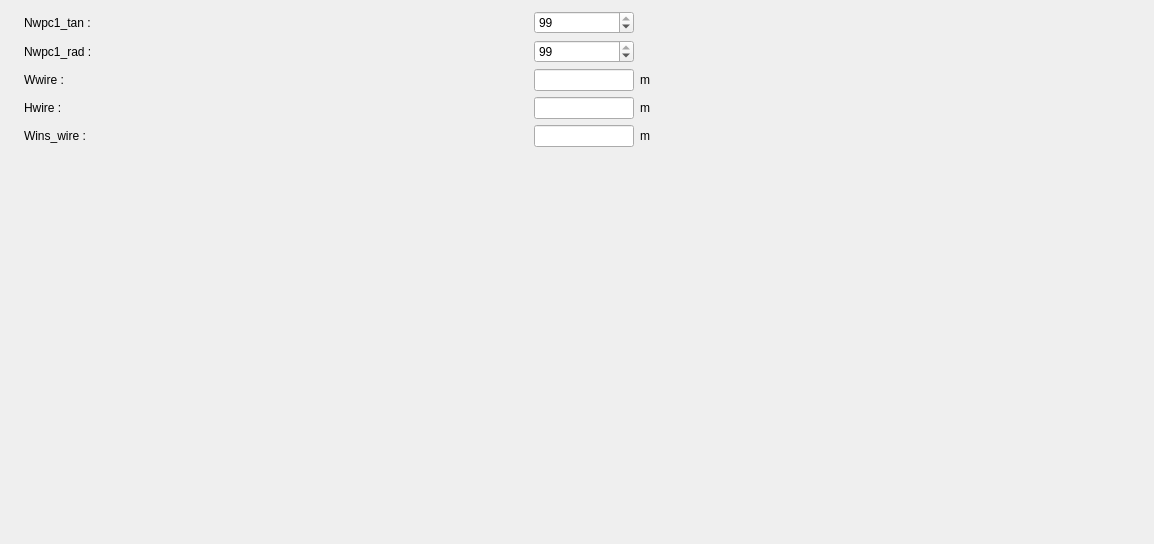
<?xml version="1.0" encoding="UTF-8"?>
<ui version="4.0">
 <class>PCondType11</class>
 <widget class="QWidget" name="PCondType11">
  <property name="geometry">
   <rect>
    <x>0</x>
    <y>0</y>
    <width>1154</width>
    <height>544</height>
   </rect>
  </property>
  <property name="windowTitle">
   <string>Form</string>
  </property>
  <layout class="QHBoxLayout" name="horizontalLayout">
   <item>
    <widget class="QLabel" name="img_cond">
     <property name="minimumSize">
      <size>
       <width>0</width>
       <height>0</height>
      </size>
     </property>
     <property name="maximumSize">
      <size>
       <width>16777215</width>
       <height>16777215</height>
      </size>
     </property>
     <property name="text">
      <string/>
     </property>
     <property name="pixmap">
      <pixmap resource="../../../../Resources/pyleecan.qrc">:/images/images/MachineSetup/WindParam/Cond_1_1.PNG</pixmap>
     </property>
     <property name="scaledContents">
      <bool>true</bool>
     </property>
    </widget>
   </item>
   <item>
    <layout class="QVBoxLayout" name="verticalLayout_2">
     <item>
      <layout class="QGridLayout" name="gridLayout">
       <item row="0" column="1">
        <widget class="QSpinBox" name="si_Nwpc1_tan">
         <property name="minimumSize">
          <size>
           <width>70</width>
           <height>0</height>
          </size>
         </property>
         <property name="value">
          <number>99</number>
         </property>
        </widget>
       </item>
       <item row="2" column="1">
        <widget class="FloatEdit" name="lf_Wwire">
         <property name="minimumSize">
          <size>
           <width>50</width>
           <height>0</height>
          </size>
         </property>
         <property name="maximumSize">
          <size>
           <width>100</width>
           <height>100</height>
          </size>
         </property>
        </widget>
       </item>
       <item row="0" column="0">
        <widget class="QLabel" name="in_Nwpc1_tan">
         <property name="minimumSize">
          <size>
           <width>60</width>
           <height>0</height>
          </size>
         </property>
         <property name="text">
          <string>Nwpc1_tan :</string>
         </property>
        </widget>
       </item>
       <item row="1" column="1">
        <widget class="QSpinBox" name="si_Nwpc1_rad">
         <property name="value">
          <number>99</number>
         </property>
        </widget>
       </item>
       <item row="3" column="1">
        <widget class="FloatEdit" name="lf_Hwire">
         <property name="minimumSize">
          <size>
           <width>50</width>
           <height>0</height>
          </size>
         </property>
         <property name="maximumSize">
          <size>
           <width>100</width>
           <height>100</height>
          </size>
         </property>
        </widget>
       </item>
       <item row="2" column="2">
        <widget class="QLabel" name="unit_Wwire">
         <property name="minimumSize">
          <size>
           <width>0</width>
           <height>0</height>
          </size>
         </property>
         <property name="text">
          <string>m</string>
         </property>
        </widget>
       </item>
       <item row="4" column="2">
        <widget class="QLabel" name="unit_Wins_wire">
         <property name="minimumSize">
          <size>
           <width>0</width>
           <height>0</height>
          </size>
         </property>
         <property name="text">
          <string>m</string>
         </property>
        </widget>
       </item>
       <item row="3" column="2">
        <widget class="QLabel" name="unit_Hwire">
         <property name="minimumSize">
          <size>
           <width>0</width>
           <height>0</height>
          </size>
         </property>
         <property name="text">
          <string>m</string>
         </property>
        </widget>
       </item>
       <item row="2" column="0">
        <widget class="QLabel" name="in_Wwire">
         <property name="minimumSize">
          <size>
           <width>40</width>
           <height>0</height>
          </size>
         </property>
         <property name="text">
          <string>Wwire :</string>
         </property>
        </widget>
       </item>
       <item row="1" column="0">
        <widget class="QLabel" name="in_Nwpc1_rad">
         <property name="minimumSize">
          <size>
           <width>40</width>
           <height>0</height>
          </size>
         </property>
         <property name="text">
          <string>Nwpc1_rad :</string>
         </property>
        </widget>
       </item>
       <item row="4" column="1">
        <widget class="FloatEdit" name="lf_Wins_wire">
         <property name="minimumSize">
          <size>
           <width>50</width>
           <height>0</height>
          </size>
         </property>
         <property name="maximumSize">
          <size>
           <width>100</width>
           <height>100</height>
          </size>
         </property>
        </widget>
       </item>
       <item row="4" column="0">
        <widget class="QLabel" name="in_Wins_wire">
         <property name="minimumSize">
          <size>
           <width>40</width>
           <height>0</height>
          </size>
         </property>
         <property name="text">
          <string>Wins_wire :</string>
         </property>
        </widget>
       </item>
       <item row="3" column="0">
        <widget class="QLabel" name="in_Hwire">
         <property name="minimumSize">
          <size>
           <width>40</width>
           <height>0</height>
          </size>
         </property>
         <property name="text">
          <string>Hwire :</string>
         </property>
        </widget>
       </item>
      </layout>
     </item>
     <item>
      <widget class="WCondOut" name="w_out" native="true"/>
     </item>
     <item>
      <spacer name="verticalSpacer">
       <property name="orientation">
        <enum>Qt::Vertical</enum>
       </property>
       <property name="sizeHint" stdset="0">
        <size>
         <width>20</width>
         <height>40</height>
        </size>
       </property>
      </spacer>
     </item>
    </layout>
   </item>
  </layout>
 </widget>
 <customwidgets>
  <customwidget>
   <class>FloatEdit</class>
   <extends>QLineEdit</extends>
   <header>pyleecan.GUI/Tools/FloatEdit.h</header>
  </customwidget>
  <customwidget>
   <class>WCondOut</class>
   <extends>QWidget</extends>
   <header>pyleecan.GUI.Dialog.DMachineSetup.SWindCond.WCondOut.WCondOut.h</header>
   <container>1</container>
  </customwidget>
 </customwidgets>
 <tabstops>
  <tabstop>si_Nwpc1_tan</tabstop>
  <tabstop>si_Nwpc1_rad</tabstop>
  <tabstop>lf_Wwire</tabstop>
  <tabstop>lf_Hwire</tabstop>
  <tabstop>lf_Wins_wire</tabstop>
 </tabstops>
 <resources>
  <include location="../../../../Resources/pyleecan.qrc"/>
  <include location="../../../../Resources/pyleecan.qrc"/>
  <include location="../../../../Resources/pyleecan.qrc"/>
 </resources>
 <connections/>
</ui>
